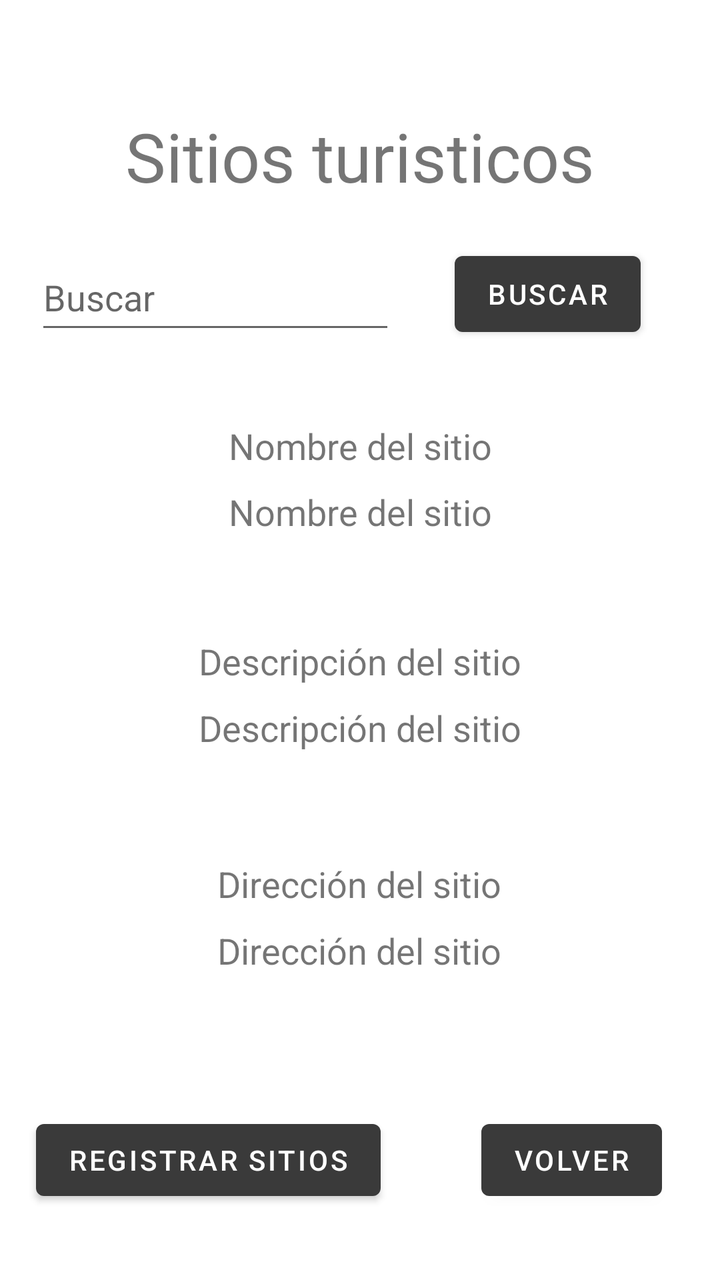
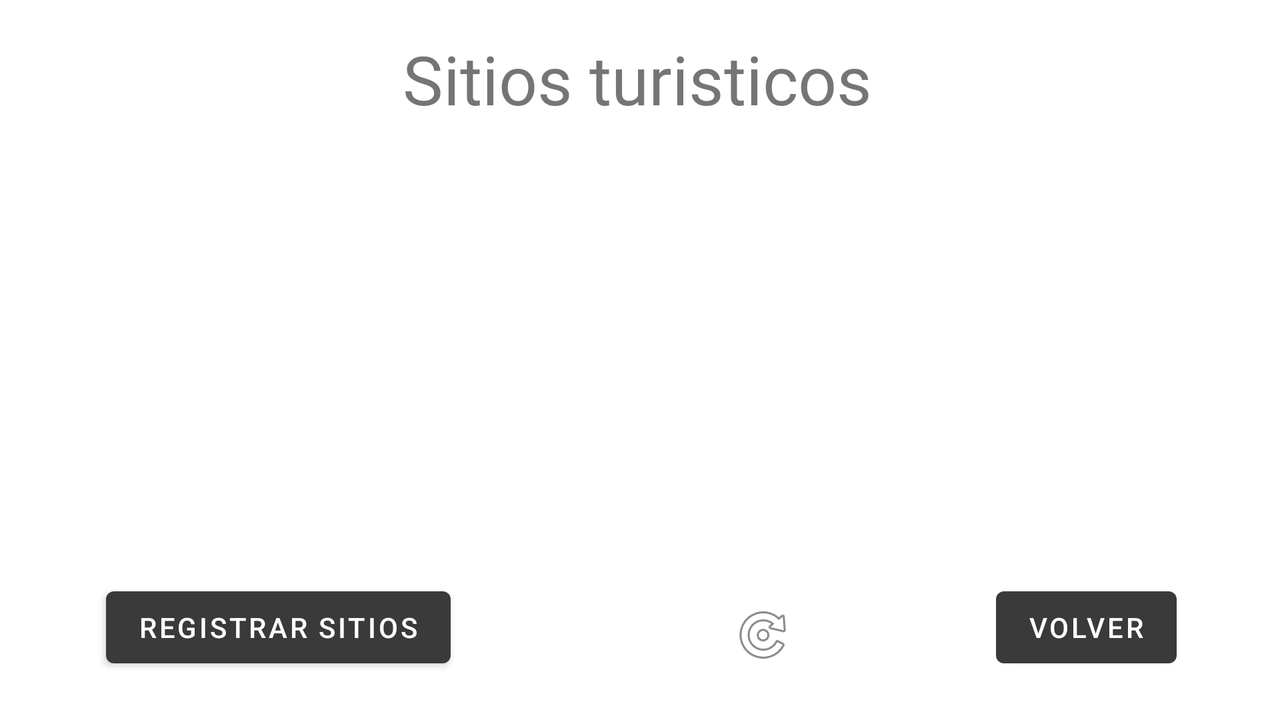

Compare how this app lays out the same screen by default and in its alternative resource folder. The renders come first, then the two layout files and the values they reference.
<!-- AndroidManifest.xml: application theme Theme.BearBikes -->
<!-- res/layout/versitioslocales.xml -->
<?xml version="1.0" encoding="utf-8"?>
<androidx.constraintlayout.widget.ConstraintLayout xmlns:android="http://schemas.android.com/apk/res/android"
    xmlns:app="http://schemas.android.com/apk/res-auto"
    xmlns:tools="http://schemas.android.com/tools"
    android:layout_width="match_parent"
    android:layout_height="match_parent">

    <Button
        android:id="@+id/button15"
        android:layout_width="wrap_content"
        android:layout_height="wrap_content"
        android:text="Volver"
        app:layout_constraintBottom_toBottomOf="parent"
        app:layout_constraintEnd_toEndOf="parent"
        app:layout_constraintHorizontal_bias="0.893"
        app:layout_constraintStart_toStartOf="parent"
        app:layout_constraintTop_toTopOf="parent"
        app:layout_constraintVertical_bias="0.939" />

    <TextView
        android:id="@+id/textView31"
        android:layout_width="wrap_content"
        android:layout_height="wrap_content"
        android:text="Nombre del sitio"
        android:textSize="18sp"
        app:layout_constraintBottom_toBottomOf="parent"
        app:layout_constraintEnd_toEndOf="parent"
        app:layout_constraintStart_toStartOf="parent"
        app:layout_constraintTop_toTopOf="parent"
        app:layout_constraintVertical_bias="0.396" />

    <TextView
        android:id="@+id/textView29"
        android:layout_width="wrap_content"
        android:layout_height="wrap_content"
        android:text="Dirección del sitio"
        android:textSize="18sp"
        app:layout_constraintBottom_toBottomOf="parent"
        app:layout_constraintEnd_toEndOf="parent"
        app:layout_constraintHorizontal_bias="0.498"
        app:layout_constraintStart_toStartOf="parent"
        app:layout_constraintTop_toTopOf="parent"
        app:layout_constraintVertical_bias="0.698" />

    <TextView
        android:id="@+id/textView30"
        android:layout_width="wrap_content"
        android:layout_height="wrap_content"
        android:text="Dirección del sitio"
        android:textSize="18sp"
        app:layout_constraintBottom_toBottomOf="parent"
        app:layout_constraintEnd_toEndOf="parent"
        app:layout_constraintHorizontal_bias="0.498"
        app:layout_constraintStart_toStartOf="parent"
        app:layout_constraintTop_toTopOf="parent"
        app:layout_constraintVertical_bias="0.752" />

    <TextView
        android:id="@+id/textView24"
        android:layout_width="wrap_content"
        android:layout_height="wrap_content"
        android:fontFamily="@font/roboto_thin"
        android:text="Sitios turisticos"
        android:textSize="34sp"
        app:layout_constraintBottom_toBottomOf="parent"
        app:layout_constraintEnd_toEndOf="parent"
        app:layout_constraintStart_toStartOf="parent"
        app:layout_constraintTop_toTopOf="parent"
        app:layout_constraintVertical_bias="0.093" />

    <TextView
        android:id="@+id/textView27"
        android:layout_width="wrap_content"
        android:layout_height="wrap_content"
        android:text="Nombre del sitio"
        android:textSize="18sp"
        app:layout_constraintBottom_toBottomOf="parent"
        app:layout_constraintEnd_toEndOf="parent"
        app:layout_constraintStart_toStartOf="parent"
        app:layout_constraintTop_toTopOf="parent"
        app:layout_constraintVertical_bias="0.342" />

    <TextView
        android:id="@+id/textView28"
        android:layout_width="wrap_content"
        android:layout_height="wrap_content"
        android:text="Descripción del sitio"
        android:textSize="18sp"
        app:layout_constraintBottom_toBottomOf="parent"
        app:layout_constraintEnd_toEndOf="parent"
        app:layout_constraintStart_toStartOf="parent"
        app:layout_constraintTop_toTopOf="parent"
        app:layout_constraintVertical_bias="0.517" />

    <TextView
        android:id="@+id/textView32"
        android:layout_width="wrap_content"
        android:layout_height="wrap_content"
        android:text="Descripción del sitio"
        android:textSize="18sp"
        app:layout_constraintBottom_toBottomOf="parent"
        app:layout_constraintEnd_toEndOf="parent"
        app:layout_constraintStart_toStartOf="parent"
        app:layout_constraintTop_toTopOf="parent"
        app:layout_constraintVertical_bias="0.571" />

    <Button
        android:id="@+id/button14"
        android:layout_width="wrap_content"
        android:layout_height="wrap_content"
        android:text="Registrar sitios"
        app:layout_constraintBottom_toBottomOf="parent"
        app:layout_constraintEnd_toEndOf="parent"
        app:layout_constraintHorizontal_bias="0.096"
        app:layout_constraintStart_toStartOf="parent"
        app:layout_constraintTop_toTopOf="parent"
        app:layout_constraintVertical_bias="0.939" />

    <EditText
        android:id="@+id/etNS"
        android:layout_width="180dp"
        android:layout_height="50dp"
        android:ems="10"
        android:hint="Buscar"
        android:inputType="textPersonName"
        app:layout_constraintBottom_toBottomOf="parent"
        app:layout_constraintEnd_toEndOf="parent"
        app:layout_constraintHorizontal_bias="0.099"
        app:layout_constraintStart_toStartOf="parent"
        app:layout_constraintTop_toTopOf="parent"
        app:layout_constraintVertical_bias="0.207" />

    <Button
        android:id="@+id/button18"
        android:layout_width="wrap_content"
        android:layout_height="50dp"
        android:text="Buscar"
        app:layout_constraintBottom_toBottomOf="parent"
        app:layout_constraintEnd_toEndOf="parent"
        app:layout_constraintHorizontal_bias="0.852"
        app:layout_constraintStart_toStartOf="parent"
        app:layout_constraintTop_toTopOf="parent"
        app:layout_constraintVertical_bias="0.207" />

</androidx.constraintlayout.widget.ConstraintLayout>
<!-- resources referenced by this layout -->
<resources>
  <style name="Theme.BearBikes" parent="Theme.MaterialComponents.DayNight.DarkActionBar">
          
          <item name="colorPrimary">@color/purple_500</item>
          <item name="colorPrimaryVariant">@color/purple_700</item>
          <item name="colorOnPrimary">@color/white</item>
          
          <item name="colorSecondary">@color/teal_200</item>
          <item name="colorSecondaryVariant">@color/teal_700</item>
          <item name="colorOnSecondary">@color/black</item>
          
          <item name="android:statusBarColor">?attr/colorPrimaryVariant</item>
          
      </style>
  <color name="purple_500">#3A3A3A</color>
  <color name="purple_700">#000000</color>
  <color name="white">#FFFFFFFF</color>
  <color name="teal_200">#FF03DAC5</color>
  <color name="teal_700">#FF018786</color>
  <color name="black">#FF000000</color>
</resources>
<!-- res/layout-land/versitioslocales.xml (the repository's variant of the layout above) -->
<!-- drawn on the phone turned sideways -->
<?xml version="1.0" encoding="utf-8"?>
<androidx.constraintlayout.widget.ConstraintLayout xmlns:android="http://schemas.android.com/apk/res/android"
    xmlns:app="http://schemas.android.com/apk/res-auto"
    xmlns:tools="http://schemas.android.com/tools"
    android:layout_width="match_parent"
    android:layout_height="match_parent">

    <TextView
        android:id="@+id/textView24"
        android:layout_width="wrap_content"
        android:layout_height="wrap_content"
        android:fontFamily="@font/roboto_thin"
        android:text="Sitios turisticos"
        android:textSize="34sp"
        app:layout_constraintBottom_toBottomOf="parent"
        app:layout_constraintEnd_toEndOf="parent"
        app:layout_constraintHorizontal_bias="0.497"
        app:layout_constraintStart_toStartOf="parent"
        app:layout_constraintTop_toTopOf="parent"
        app:layout_constraintVertical_bias="0.053" />

    <Button
        android:id="@+id/button14"
        android:layout_width="wrap_content"
        android:layout_height="wrap_content"
        android:onClick="lanzarRegistroSitios"
        android:text="Registrar sitios"
        app:layout_constraintBottom_toBottomOf="parent"
        app:layout_constraintEnd_toEndOf="parent"
        app:layout_constraintHorizontal_bias="0.113"
        app:layout_constraintStart_toStartOf="parent"
        app:layout_constraintTop_toTopOf="parent"
        app:layout_constraintVertical_bias="0.928" />

    <Button
        android:id="@+id/button15"
        android:layout_width="wrap_content"
        android:layout_height="wrap_content"
        android:onClick="regresar"
        android:text="Volver"
        app:layout_constraintBottom_toBottomOf="parent"
        app:layout_constraintEnd_toEndOf="parent"
        app:layout_constraintHorizontal_bias="0.906"
        app:layout_constraintStart_toStartOf="parent"
        app:layout_constraintTop_toTopOf="parent"
        app:layout_constraintVertical_bias="0.928" />

    <ListView
        android:id="@+id/ListViewMisProductos"
        android:layout_width="600dp"
        android:layout_height="200dp"
        android:foregroundGravity="center_vertical|center"
        app:layout_constraintBottom_toBottomOf="parent"
        app:layout_constraintEnd_toEndOf="parent"
        app:layout_constraintHorizontal_bias="0.496"
        app:layout_constraintStart_toStartOf="parent"
        app:layout_constraintTop_toTopOf="parent"
        app:layout_constraintVertical_bias="0.497" />

    <ImageView
        android:id="@+id/imageView12"
        android:layout_width="wrap_content"
        android:layout_height="wrap_content"
        android:onClick="refrescar"
        app:layout_constraintBottom_toBottomOf="parent"
        app:layout_constraintEnd_toEndOf="parent"
        app:layout_constraintHorizontal_bias="0.601"
        app:layout_constraintStart_toStartOf="parent"
        app:layout_constraintTop_toTopOf="parent"
        app:layout_constraintVertical_bias="0.919"
        app:srcCompat="@android:drawable/ic_menu_rotate" />

</androidx.constraintlayout.widget.ConstraintLayout>
